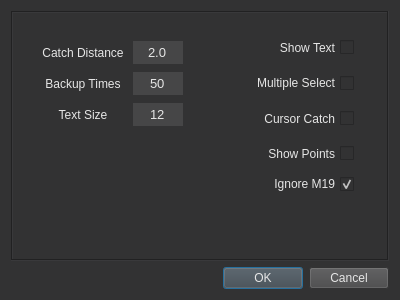
<?xml version="1.0" encoding="UTF-8"?>
<ui version="4.0">
 <class>Setting</class>
 <widget class="QDialog" name="Setting">
  <property name="geometry">
   <rect>
    <x>0</x>
    <y>0</y>
    <width>400</width>
    <height>300</height>
   </rect>
  </property>
  <property name="minimumSize">
   <size>
    <width>400</width>
    <height>300</height>
   </size>
  </property>
  <property name="windowTitle">
   <string>Setting</string>
  </property>
  <property name="styleSheet">
   <string notr="true">QDialog{background-color: rgb(50, 50, 51);
color: rgb(230, 230, 230);}
</string>
  </property>
  <layout class="QVBoxLayout" name="verticalLayout">
   <item>
    <widget class="QScrollArea" name="scrollArea">
     <property name="styleSheet">
      <string notr="true">background-color: rgb(50, 50, 51);
color: rgb(230, 230, 230);</string>
     </property>
     <property name="locale">
      <locale language="English" country="UnitedStates"/>
     </property>
     <property name="frameShape">
      <enum>QFrame::Box</enum>
     </property>
     <property name="widgetResizable">
      <bool>true</bool>
     </property>
     <widget class="QWidget" name="scrollAreaWidgetContents">
      <property name="geometry">
       <rect>
        <x>0</x>
        <y>0</y>
        <width>378</width>
        <height>248</height>
       </rect>
      </property>
      <widget class="QWidget" name="formLayoutWidget">
       <property name="geometry">
        <rect>
         <x>20</x>
         <y>20</y>
         <width>150</width>
         <height>101</height>
        </rect>
       </property>
       <layout class="QGridLayout" name="gridLayout">
        <property name="spacing">
         <number>0</number>
        </property>
        <item row="1" column="1">
         <widget class="QSpinBox" name="backup_times">
          <property name="minimumSize">
           <size>
            <width>0</width>
            <height>22</height>
           </size>
          </property>
          <property name="font">
           <font>
            <pointsize>10</pointsize>
           </font>
          </property>
          <property name="contextMenuPolicy">
           <enum>Qt::NoContextMenu</enum>
          </property>
          <property name="styleSheet">
           <string notr="true">background-color: rgb(70, 70, 71);
color: rgb(230, 230, 230);</string>
          </property>
          <property name="frame">
           <bool>false</bool>
          </property>
          <property name="alignment">
           <set>Qt::AlignCenter</set>
          </property>
          <property name="buttonSymbols">
           <enum>QAbstractSpinBox::NoButtons</enum>
          </property>
          <property name="minimum">
           <number>0</number>
          </property>
          <property name="maximum">
           <number>100</number>
          </property>
          <property name="value">
           <number>50</number>
          </property>
         </widget>
        </item>
        <item row="1" column="0">
         <widget class="QLabel" name="label_2">
          <property name="minimumSize">
           <size>
            <width>0</width>
            <height>22</height>
           </size>
          </property>
          <property name="text">
           <string>Backup Times</string>
          </property>
          <property name="alignment">
           <set>Qt::AlignCenter</set>
          </property>
         </widget>
        </item>
        <item row="0" column="1">
         <widget class="QDoubleSpinBox" name="catch_distance">
          <property name="minimumSize">
           <size>
            <width>0</width>
            <height>22</height>
           </size>
          </property>
          <property name="maximumSize">
           <size>
            <width>50</width>
            <height>16777215</height>
           </size>
          </property>
          <property name="font">
           <font>
            <pointsize>10</pointsize>
           </font>
          </property>
          <property name="contextMenuPolicy">
           <enum>Qt::NoContextMenu</enum>
          </property>
          <property name="styleSheet">
           <string notr="true">background-color: rgb(70, 70, 71);
color: rgb(230, 230, 230);</string>
          </property>
          <property name="frame">
           <bool>false</bool>
          </property>
          <property name="alignment">
           <set>Qt::AlignCenter</set>
          </property>
          <property name="buttonSymbols">
           <enum>QAbstractSpinBox::NoButtons</enum>
          </property>
          <property name="decimals">
           <number>1</number>
          </property>
          <property name="minimum">
           <double>1.000000000000000</double>
          </property>
          <property name="maximum">
           <double>10.000000000000000</double>
          </property>
          <property name="value">
           <double>2.000000000000000</double>
          </property>
         </widget>
        </item>
        <item row="0" column="0">
         <widget class="QLabel" name="label">
          <property name="minimumSize">
           <size>
            <width>0</width>
            <height>22</height>
           </size>
          </property>
          <property name="text">
           <string>Catch Distance</string>
          </property>
          <property name="alignment">
           <set>Qt::AlignCenter</set>
          </property>
         </widget>
        </item>
        <item row="2" column="0">
         <widget class="QLabel" name="label_3">
          <property name="minimumSize">
           <size>
            <width>0</width>
            <height>22</height>
           </size>
          </property>
          <property name="text">
           <string>Text Size</string>
          </property>
          <property name="alignment">
           <set>Qt::AlignCenter</set>
          </property>
         </widget>
        </item>
        <item row="2" column="1">
         <widget class="QSpinBox" name="text_size">
          <property name="minimumSize">
           <size>
            <width>0</width>
            <height>22</height>
           </size>
          </property>
          <property name="font">
           <font>
            <pointsize>10</pointsize>
           </font>
          </property>
          <property name="contextMenuPolicy">
           <enum>Qt::NoContextMenu</enum>
          </property>
          <property name="styleSheet">
           <string notr="true">background-color: rgb(70, 70, 71);
color: rgb(230, 230, 230);</string>
          </property>
          <property name="frame">
           <bool>false</bool>
          </property>
          <property name="alignment">
           <set>Qt::AlignCenter</set>
          </property>
          <property name="buttonSymbols">
           <enum>QAbstractSpinBox::NoButtons</enum>
          </property>
          <property name="minimum">
           <number>4</number>
          </property>
          <property name="maximum">
           <number>800</number>
          </property>
          <property name="value">
           <number>12</number>
          </property>
         </widget>
        </item>
       </layout>
      </widget>
      <widget class="QWidget" name="gridLayoutWidget">
       <property name="geometry">
        <rect>
         <x>180</x>
         <y>20</y>
         <width>161</width>
         <height>161</height>
        </rect>
       </property>
       <layout class="QGridLayout" name="gridLayout_2">
        <item row="1" column="0">
         <widget class="QCheckBox" name="show_text">
          <property name="sizePolicy">
           <sizepolicy hsizetype="Preferred" vsizetype="Preferred">
            <horstretch>0</horstretch>
            <verstretch>0</verstretch>
           </sizepolicy>
          </property>
          <property name="minimumSize">
           <size>
            <width>0</width>
            <height>22</height>
           </size>
          </property>
          <property name="layoutDirection">
           <enum>Qt::RightToLeft</enum>
          </property>
          <property name="text">
           <string>Show Text</string>
          </property>
         </widget>
        </item>
        <item row="3" column="0">
         <widget class="QCheckBox" name="cursor_catch">
          <property name="sizePolicy">
           <sizepolicy hsizetype="Preferred" vsizetype="Preferred">
            <horstretch>0</horstretch>
            <verstretch>0</verstretch>
           </sizepolicy>
          </property>
          <property name="minimumSize">
           <size>
            <width>0</width>
            <height>22</height>
           </size>
          </property>
          <property name="layoutDirection">
           <enum>Qt::RightToLeft</enum>
          </property>
          <property name="text">
           <string>Cursor Catch</string>
          </property>
         </widget>
        </item>
        <item row="2" column="0">
         <widget class="QCheckBox" name="multiple_select">
          <property name="sizePolicy">
           <sizepolicy hsizetype="Preferred" vsizetype="Preferred">
            <horstretch>0</horstretch>
            <verstretch>0</verstretch>
           </sizepolicy>
          </property>
          <property name="minimumSize">
           <size>
            <width>0</width>
            <height>22</height>
           </size>
          </property>
          <property name="layoutDirection">
           <enum>Qt::RightToLeft</enum>
          </property>
          <property name="text">
           <string>Multiple Select</string>
          </property>
         </widget>
        </item>
        <item row="4" column="0">
         <widget class="QCheckBox" name="show_points">
          <property name="sizePolicy">
           <sizepolicy hsizetype="Preferred" vsizetype="Preferred">
            <horstretch>0</horstretch>
            <verstretch>0</verstretch>
           </sizepolicy>
          </property>
          <property name="minimumSize">
           <size>
            <width>0</width>
            <height>22</height>
           </size>
          </property>
          <property name="layoutDirection">
           <enum>Qt::RightToLeft</enum>
          </property>
          <property name="text">
           <string>Show Points</string>
          </property>
         </widget>
        </item>
        <item row="5" column="0">
         <widget class="QCheckBox" name="ignroe_M19">
          <property name="layoutDirection">
           <enum>Qt::RightToLeft</enum>
          </property>
          <property name="text">
           <string>Ignore M19</string>
          </property>
          <property name="checked">
           <bool>true</bool>
          </property>
         </widget>
        </item>
       </layout>
      </widget>
     </widget>
    </widget>
   </item>
   <item>
    <widget class="QDialogButtonBox" name="buttonBox">
     <property name="contextMenuPolicy">
      <enum>Qt::NoContextMenu</enum>
     </property>
     <property name="styleSheet">
      <string notr="true">QPushButton
{
	color:rgb(230, 230, 230);
	background-color:rgb(70, 70, 71);
}
QPushButton:hover
{
	background-color:rgb(0, 85, 127);
}
QPushButton:pressed
{
	background-color:rgb(0, 85, 127);
}</string>
     </property>
     <property name="locale">
      <locale language="English" country="UnitedStates"/>
     </property>
     <property name="orientation">
      <enum>Qt::Horizontal</enum>
     </property>
     <property name="standardButtons">
      <set>QDialogButtonBox::Cancel|QDialogButtonBox::Ok</set>
     </property>
    </widget>
   </item>
  </layout>
 </widget>
 <resources/>
 <connections>
  <connection>
   <sender>buttonBox</sender>
   <signal>accepted()</signal>
   <receiver>Setting</receiver>
   <slot>accept()</slot>
   <hints>
    <hint type="sourcelabel">
     <x>248</x>
     <y>254</y>
    </hint>
    <hint type="destinationlabel">
     <x>157</x>
     <y>274</y>
    </hint>
   </hints>
  </connection>
  <connection>
   <sender>buttonBox</sender>
   <signal>rejected()</signal>
   <receiver>Setting</receiver>
   <slot>reject()</slot>
   <hints>
    <hint type="sourcelabel">
     <x>316</x>
     <y>260</y>
    </hint>
    <hint type="destinationlabel">
     <x>286</x>
     <y>274</y>
    </hint>
   </hints>
  </connection>
 </connections>
</ui>
